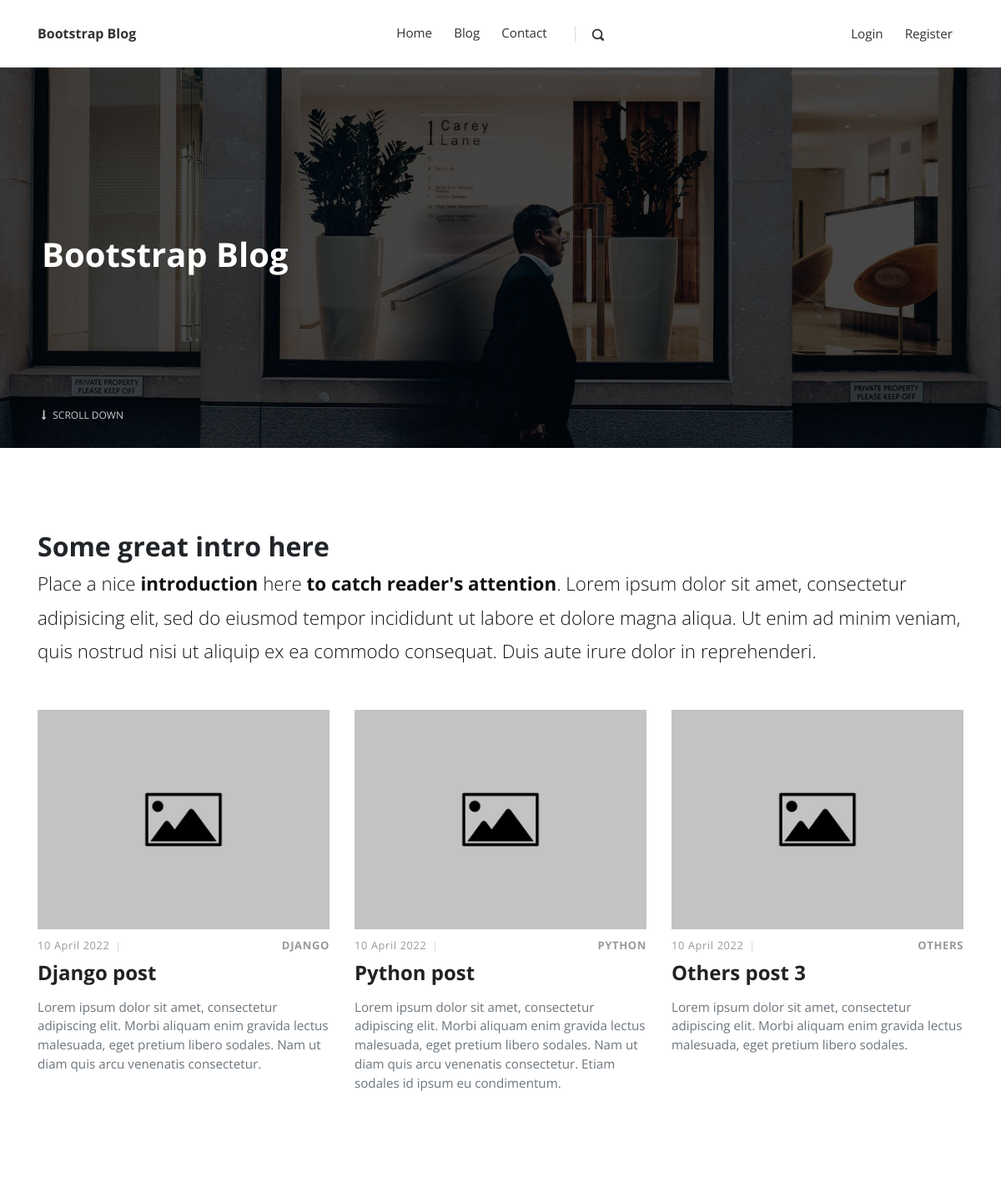
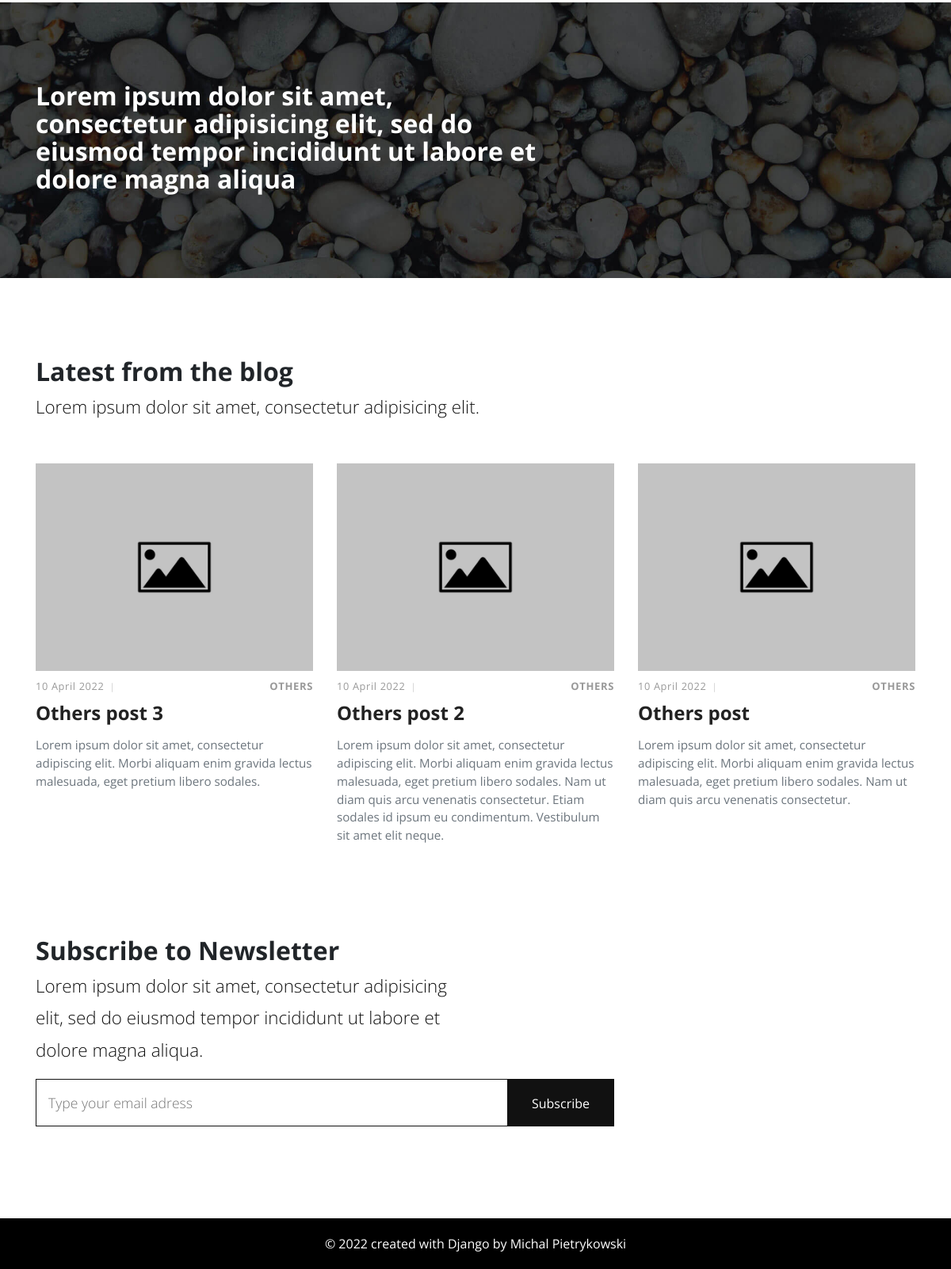
The page / on the database its author committed (2 pictures, top to bottom).
### posts/models.py (models this page shows, shortened)
class Post(models.Model):
    author = models.ForeignKey(User, on_delete=models.CASCADE)
    category = models.ForeignKey(Category, on_delete=models.CASCADE)
    title = models.CharField(max_length=150)
    description = models.CharField(max_length=250)
    content = RichTextUploadingField()
    thumbnail = models.ImageField(default='default/thumbnail.jpg' , upload_to=post_directory_path)
    timestamp = models.DateTimeField(auto_now_add=True)
    @property
    def view_count(self):
        return PostView.objects.filter(post=self).count()
    class Meta:
        ordering = ['-timestamp']

class Category(models.Model):
    title = models.CharField(max_length=20)
    def __str__(self):
        return self.title

### posts/views.py (the view)
# urls.py: path('', home, name='home'),
def home(request):
    posts = Post.objects.all()
    form = NewsletterSignupForm()
    recent = posts[:3]
    popular = sorted(posts, key = lambda post: post.view_count, reverse = True)[:3]
    context = {'popular': popular, 'recent': recent, 'form': form}
    return render(request, 'index.html', context)

### mails/forms.py
class NewsletterSignupForm(forms.ModelForm):
    email = forms.EmailField(widget=forms.TextInput(attrs={'placeholder': 'Type your email adress',
    'type': 'email',
    'id': 'email',
    'name': 'email'}),
    label='')
    class Meta:
        model = NewsletterSignup
        fields = ['email']

### templates/index.html
{% extends 'base.html' %}
{% load static %}
{% block content %}
<section style="background: url({% static 'img/hero.jpg' %}); background-size: cover; background-position: center center" class="hero">
  <div class="container">
    <div class="row">
      <div class="col-lg-7">
        <h1>Bootstrap Blog</h1>
      </div>
    </div><a href="#intro" class="continue link-scroll"><i class="fa fa-long-arrow-down"></i> Scroll Down</a>
  </div>
</section>
<section id="intro" class="latest-posts">
  <div class="container">
    <header>
      <h2>Some great intro here</h2>
      <p class="text-big">Place a nice <strong>introduction</strong> here <strong>to catch reader's attention</strong>. Lorem ipsum dolor sit amet, consectetur adipisicing elit, sed do eiusmod tempor incididunt ut labore et dolore magna aliqua. Ut enim ad minim veniam, quis nostrud nisi ut aliquip ex ea commodo consequat. Duis aute irure dolor in reprehenderi.</p>
    </header>
    <div class="row">
      {% for post in popular %}
      <div class="post col-md-4">
        <div class="post-thumbnail"><a href="{% url 'post' post.pk %}"><img src="{{ post.thumbnail.url }}" alt="..." class="img-fluid"/></a></div>
        <div class="post-details">
          <div class="post-meta d-flex justify-content-between">
            <div class="date">{{ post.timestamp|date:"j F Y" }}</div>
            <div class="category"><a href="{% url 'blog' %}?search={{ post.category.title }}">{{ post.category }}</a></div>
          </div><a href="{% url 'post' post.pk %}">
            <h3 class="h4 text-break">{{ post.title }}</h3></a>
          <p class="text-muted text-break">{{ post.description }}</p>
        </div>
      </div>
      {% endfor %}
  </div>
</section>
<section style="background: url({% static 'img/divider-bg.jpg' %}); background-size: cover; background-position: center bottom" class="divider">
  <div class="container">
    <div class="row">
      <div class="col-md-7">
        <h2>Lorem ipsum dolor sit amet, consectetur adipisicing elit, sed do eiusmod tempor incididunt ut labore et dolore magna aliqua</h2>
      </div>
    </div>
  </div>
</section>
<section class="latest-posts">
  <div class="container">
    <header>
      <h2>Latest from the blog</h2>
      <p class="text-big ">Lorem ipsum dolor sit amet, consectetur adipisicing elit.</p>
    </header>
    <div class="row">
      {% for post in recent %}
      <div class="post col-md-4">
        <div class="post-thumbnail"><a href="{% url 'post' post.pk %}"><img src="{{ post.thumbnail.url }}" alt="..." class="img-fluid"/></a></div>
        <div class="post-details">
          <div class="post-meta d-flex justify-content-between">
            <div class="date">{{ post.timestamp|date:"j F Y" }}</div>
            <div class="category"><a href="{% url 'blog' %}?search={{ post.category.title }}">{{ post.category }}</a></div>
          </div><a href="{% url 'post' post.pk %}">
            <h3 class="h4 text-break">{{ post.title }}</h3></a>
          <p class="text-muted text-break">{{ post.description }}</p>
        </div>
      </div>
      {% endfor %}
  </div>
</section>
<section class="newsletter no-padding-top">
  <div class="container">
    <div class="row">
      <div class="col-md-6">
        <h2>Subscribe to Newsletter</h2>
        <p class="text-big">Lorem ipsum dolor sit amet, consectetur adipisicing elit, sed do eiusmod tempor incididunt ut labore et dolore magna aliqua.</p>
      </div>
      <div class="col-md-8">
        <div class="form-holder">
          <form method="post" action="{% url 'add_to_newsletter' %}"> {% csrf_token %}
            <div class="form-group">
              {{ form}}
              <button type="submit" class="submit">Subscribe</button>
            </div>
          </form>
        </div>
      </div>
    </div>
  </div>
</section>
{% endblock %}

### templates/base.html (shortened to what this page needs)
{% load static %}
<!DOCTYPE html>
<html>
  <head>
    <link rel="stylesheet" href="{% static 'vendor/bootstrap/css/bootstrap.min.css' %}">
    <link rel="stylesheet" href="{% static 'vendor/font-awesome/css/font-awesome.min.css' %}">
    <link rel="stylesheet" href="{% static 'css/fontastic.css' %}">
    <link rel="stylesheet" href="{% static 'vendor/@fancyapps/fancybox/jquery.fancybox.min.css' %}">
    <link rel="stylesheet" href="{% static 'css/style.default.css' %}" id="theme-stylesheet">
  </head>
  <body>
    <header class="header sticky-top">
      <nav class="navbar navbar-expand-lg text-center">
        <div class="container">
          <div class="navbar-header d-flex align-items-center justify-content-between">
            <a href="{% url 'home' %}" class="navbar-brand">Bootstrap Blog</a>
          </div>
          <div id="navbarcollapse" class="collapse navbar-collapse">
            <ul class="navbar-nav mx-auto">
              <li class="nav-item"><a href="{% url 'home' %}" class="nav-link">Home</a>
              </li>
              <li class="nav-item"><a href="{% url 'blog' %}" class="nav-link ">Blog</a>
              </li>
              <li class="nav-item"><a href="{% url 'contact' %}" class="nav-link ">Contact</a>
              </li>
              <li class="navbar-text"><a href="#" class="search-btn"><i class="icon-search-1"></i></a>
              </li>
            </ul>
            <ul class="navbar-nav dropdown">
              {% if not user.is_authenticated %}
              <a class="nav-link" href="{% url 'login' %}">Login</a>
              <a class="nav-link" href="{% url 'register' %}">Register</a>
              {% endif %}
            </ul>
          </div>
        </div>
      </nav>
    </header>
    {% block content %}
    {% endblock %}
    <footer class="main-footer">
        <div class="container">
          <div class="row justify-content-center">
              <span>&copy; 2022 created with Django by Michal Pietrykowski</span>
          </div>
        </div>
    </footer>
  </body>
</html>

### static_files/css/style.default.css (style rules this page uses)
body { overflow-x: hidden; }
strong { font-weight: 700; }
a, i, span { display: inline-block; text-decoration: none; -webkit-transition: all 0.3s; transition: all 0.3s; }
a i { -webkit-transition: none; transition: none; }
ul { margin: 0; padding: 0; }
section { padding: 100px 0; overflow-x: hidden; }
button, input { outline: none !important; font-family: "Open Sans", sans-serif; }
button { cursor: pointer; }
.category a { color: #999; letter-spacing: 0.08em; font-weight: 700; text-transform: uppercase; text-decoration: none; font-size: 13px; }
.category a::after { content: ','; color: #ddd; display: inline-block; margin-right: 5px; }
.category a:last-of-type::after { display: none; }
i[class*="icon-"] { -webkit-transform: translateY(3px); transform: translateY(3px); }
.no-padding-top { padding-top: 0 !important; }
h1, h2, h3, h4, h5, h6 { margin-bottom: 15px; }
.text-big { font-size: 1.4em; font-weight: 300; line-height: 1.8em; color: #111; }
.navbar { background: #fff; padding-top: 20px !important; padding-bottom: 20px !important; z-index: 9998; border-bottom: 1px solid #ddd; }
.navbar .langs a:first-of-type, .navbar .search-btn { margin-left: 20px; padding-left: 20px; border-left: 1px solid #ddd; height: 20px; line-height: 20px; }
.navbar .search-btn { color: #333; font-size: 0.9em; }
.navbar .navbar-nav a.nav-link { color: #333; margin: 0 5px; font-weight: 400; font-size: 0.95em; }
section.hero { padding: 0; color: #fff; }
section.hero .container { padding: 200px 20px; position: relative; }
section.hero h1 { line-height: 1.2em; }
section.hero .continue { position: absolute; bottom: 30px; left: 20px; text-decoration: none !important; color: inherit !important; text-transform: uppercase; font-size: 0.75em; opacity: 0.8; }
section.hero .continue i { margin-right: 5px; }
section.divider { color: #fff; }
section.latest-posts header { margin-bottom: 50px; }
.post-meta { margin: 10px 0; font-size: 0.8em; }
.post-meta .date { text-transform: uppercase; font-weight: 400; }
.post-meta .date::after { display: none; }
.post p:not(.lead) { font-weight: 400; color: #777; font-size: 0.95em; }
.post a { text-decoration: none; }
.post h3 { line-height: 1.1em; color: #222; -webkit-transition: all 0.3s; transition: all 0.3s; margin-bottom: 1rem; }
.post .category a { color: #999; letter-spacing: 0.05em; font-weight: 700; text-transform: uppercase; text-decoration: none; }
.post .date { letter-spacing: 0.05em; font-weight: 400; text-transform: uppercase; color: #aaa; }
.post .title, .post .date, .post .comments, .post .views { font-weight: 400; color: #999; text-transform: capitalize; }
.post .title::after, .post .date::after, .post .comments::after, .post .views::after { content: '|'; display: inline-block; margin: 0 7px; font-size: 0.9em; color: #ccc; }
section.newsletter .form-group { position: relative; }
section.newsletter input { width: 100%; height: 60px; line-height: 60px; padding: 0 15px; border: 1px solid #111; font-size: 1.1em; font-family: "Open Sans", sans-serif; font-weight: 300; }
section.newsletter .submit { height: 60px; padding: 0 30px; line-height: 60px; background: #111; border: 1px solid #111; color: #fff; position: absolute; top: 0; right: 0; font-family: "Open Sans", sans-serif; }
.main-footer { padding: 20px; color: #fff; background-color: #000; }
.navbar { padding: 0.5rem 1rem; }
.navbar-brand { display: inline-block; padding-top: 0.5rem; padding-bottom: 0.5rem; margin-right: 1rem; font-size: 1rem; color: #333; font-weight: bold; }
body { font-family: "Open Sans", sans-serif; font-size: 1rem; font-weight: normal; line-height: 1.5; color: #212529; background-color: #fff; }
a { color: #999; text-decoration: none; }
h1, h2, h3, h4, h5, h6, .h1, .h2, .h3, .h4, .h5, .h6 { margin-bottom: 0.5rem; font-family: inherit; font-weight: 700; line-height: 1.1; color: inherit; }
h1, .h1 { font-size: 2.5rem; }
h2, .h2 { font-size: 2rem; }
h3, .h3 { font-size: 1.75rem; }
h4, .h4 { font-size: 1.5rem; }

### rows shown on the page
Post: thumbnail (picture), timestamp "10 April 2022", category "DJANGO", title "Django post", description "Lorem ipsum dolor sit amet, consectetur adipiscing elit. Morbi aliquam enim gravida lectus malesuada, eget pretium libero sodales. Nam ut diam quis arcu venenatis consectetur."
Post: thumbnail (picture), timestamp "10 April 2022", category "PYTHON", title "Python post", description "Lorem ipsum dolor sit amet, consectetur adipiscing elit. Morbi aliquam enim gravida lectus malesuada, eget pretium libero sodales. Nam ut diam quis arcu venenatis consectetur. Etiam sodales id ipsum eu condimentum."
Post: thumbnail (picture), timestamp "10 April 2022", category "OTHERS", title "Others post 3", description "Lorem ipsum dolor sit amet, consectetur adipiscing elit. Morbi aliquam enim gravida lectus malesuada, eget pretium libero sodales."
Post: thumbnail (picture), timestamp "10 April 2022", category "OTHERS", title "Others post 2", description "Lorem ipsum dolor sit amet, consectetur adipiscing elit. Morbi aliquam enim gravida lectus malesuada, eget pretium libero sodales. Nam ut diam quis arcu venenatis consectetur. Etiam sodales id ipsum eu condimentum. Vestibulum sit amet elit neque."
Post: thumbnail (picture), timestamp "10 April 2022", category "OTHERS", title "Others post", description "Lorem ipsum dolor sit amet, consectetur adipiscing elit. Morbi aliquam enim gravida lectus malesuada, eget pretium libero sodales. Nam ut diam quis arcu venenatis consectetur."
